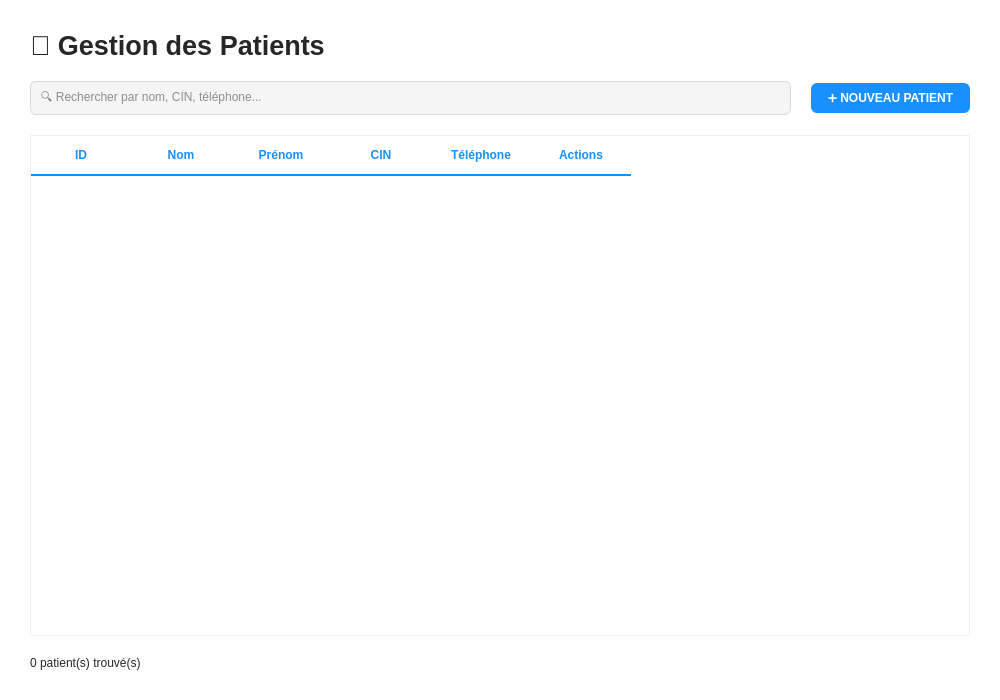
<?xml version="1.0" encoding="UTF-8"?>
<ui version="4.0">
 <class>PatientListView</class>
 <widget class="QWidget" name="PatientListView">
  <property name="geometry">
   <rect>
    <x>0</x>
    <y>0</y>
    <width>1000</width>
    <height>700</height>
   </rect>
  </property>
  <property name="styleSheet">
   <string notr="true">QWidget {
    background-color: #ffffff;
    color: #262626;
}
QLineEdit {
    background-color: #f5f5f5;
    border: 1px solid #d9d9d9;
    border-radius: 6px;
    padding: 8px;
    color: #262626;
}
QLineEdit:focus {
    border-color: #1890ff;
    background-color: #ffffff;
}
QPushButton#btnAdd {
    background-color: #1890ff;
    color: #ffffff;
    font-weight: bold;
    border-radius: 6px;
    padding: 8px 16px;
}
QPushButton#btnAdd:hover {
    background-color: #40a9ff;
}
QTableWidget {
    background-color: #ffffff;
    border: 1px solid #f0f0f0;
    gridline-color: #f0f0f0;
    color: #262626;
}
QHeaderView::section {
    background-color: #ffffff;
    color: #1890ff;
    padding: 10px;
    border: none;
    border-bottom: 2px solid #1890ff;
    font-weight: bold;
}
QTableWidget::item:selected {
    background-color: #e6f7ff;
    color: #1890ff;
}</string>
  </property>
  <layout class="QVBoxLayout" name="verticalLayout">
   <property name="spacing">
    <number>20</number>
   </property>
   <property name="leftMargin">
    <number>30</number>
   </property>
   <property name="topMargin">
    <number>30</number>
   </property>
   <property name="rightMargin">
    <number>30</number>
   </property>
   <property name="bottomMargin">
    <number>30</number>
   </property>
   <item>
    <widget class="QLabel" name="lblTitle">
     <property name="font">
      <font>
       <family>Segoe UI</family>
       <pointsize>20</pointsize>
       <weight>75</weight>
       <bold>true</bold>
      </font>
     </property>
     <property name="text">
      <string>👤 Gestion des Patients</string>
     </property>
    </widget>
   </item>
   <item>
    <layout class="QHBoxLayout" name="searchLayout">
     <item>
      <widget class="QLineEdit" name="txtSearch">
       <property name="placeholderText">
        <string>🔍 Rechercher par nom, CIN, téléphone...</string>
       </property>
      </widget>
     </item>
     <item>
      <widget class="QPushButton" name="btnAdd">
       <property name="text">
        <string>➕ NOUVEAU PATIENT</string>
       </property>
      </widget>
     </item>
    </layout>
   </item>
   <item>
    <widget class="QTableWidget" name="tablePatients">
     <property name="selectionBehavior">
      <enum>QAbstractItemView::SelectRows</enum>
     </property>
     <property name="showGrid">
      <bool>false</bool>
     </property>
     <column>
      <property name="text">
       <string>ID</string>
      </property>
     </column>
     <column>
      <property name="text">
       <string>Nom</string>
      </property>
     </column>
     <column>
      <property name="text">
       <string>Prénom</string>
      </property>
     </column>
     <column>
      <property name="text">
       <string>CIN</string>
      </property>
     </column>
     <column>
      <property name="text">
       <string>Téléphone</string>
      </property>
     </column>
     <column>
      <property name="text">
       <string>Actions</string>
      </property>
     </column>
    </widget>
   </item>
   <item>
    <widget class="QLabel" name="lblStats">
     <property name="styleSheet">
      <string notr="true">QWidget {
    background-color: #ffffff;
    color: #262626;
}
QLineEdit {
    background-color: #f5f5f5;
    border: 1px solid #d9d9d9;
    border-radius: 6px;
    padding: 8px;
    color: #262626;
}
QLineEdit:focus {
    border-color: #1890ff;
    background-color: #ffffff;
}
QPushButton#btnAdd {
    background-color: #1890ff;
    color: #ffffff;
    font-weight: bold;
    border-radius: 6px;
    padding: 8px 16px;
}
QPushButton#btnAdd:hover {
    background-color: #40a9ff;
}
QTableWidget {
    background-color: #ffffff;
    border: 1px solid #f0f0f0;
    gridline-color: #f0f0f0;
    color: #262626;
}
QHeaderView::section {
    background-color: #ffffff;
    color: #1890ff;
    padding: 10px;
    border: none;
    border-bottom: 2px solid #1890ff;
    font-weight: bold;
}
QTableWidget::item:selected {
    background-color: #e6f7ff;
    color: #1890ff;
}</string>
     </property>
     <property name="text">
      <string>0 patient(s) trouvé(s)</string>
     </property>
    </widget>
   </item>
  </layout>
 </widget>
 <resources/>
 <connections/>
</ui>
